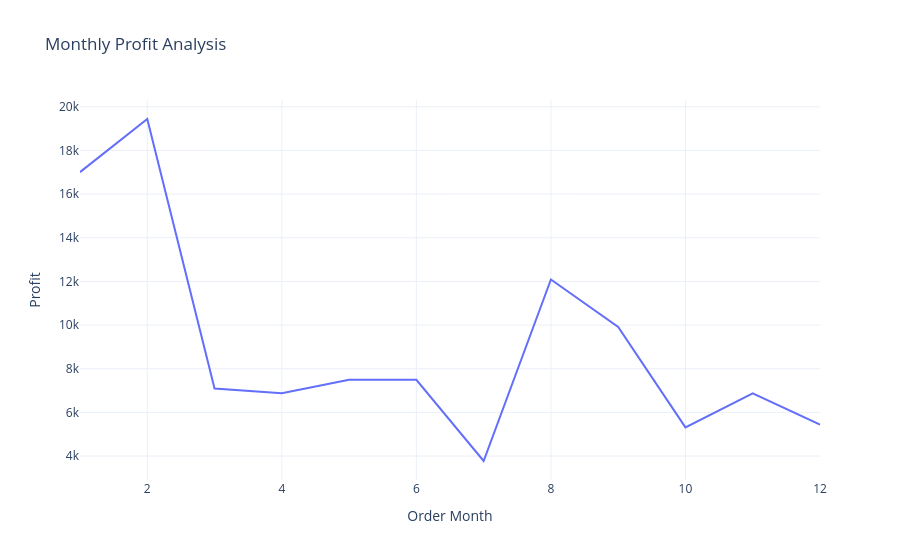

Source (notebook cell):
### Code cell
fig=px.line(profit_by_month,
            x="Order Month",
            y="Profit",
            title="Monthly Profit Analysis")
fig.show()

### Figure 1 — Plotly figure (JSON) as saved in the notebook; plotly's stock layout.template omitted (floating-point values rounded to 4 significant figures)
{"data": [{"hovertemplate": "Order Month=%{x}<br>Profit=%{y}<extra></extra>", "legendgroup": "", "line": {"color": "#636efa", "dash": "solid"}, "marker": {"symbol": "circle"}, "mode": "lines", "name": "", "orientation": "v", "showlegend": false, "type": "scatter", "x": [1.0, 2.0, 3.0, 4.0, 5.0, 6.0, 7.0, 8.0, 9.0, 10.0, 11.0, 12.0], "xaxis": "x", "y": [17010.0, 19440.0, 7091.0, 6874.0, 7498.0, 7490.0, 3773.0, 12090.0, 9917.0, 5315.0, 6872.0, 5438.0], "yaxis": "y"}], "layout": {"legend": {"tracegroupgap": 0}, "title": {"text": "Monthly Profit Analysis"}, "xaxis": {"anchor": "y", "domain": [0, 1], "title": {"text": "Order Month"}}, "yaxis": {"anchor": "x", "domain": [0, 1], "title": {"text": "Profit"}}}}
